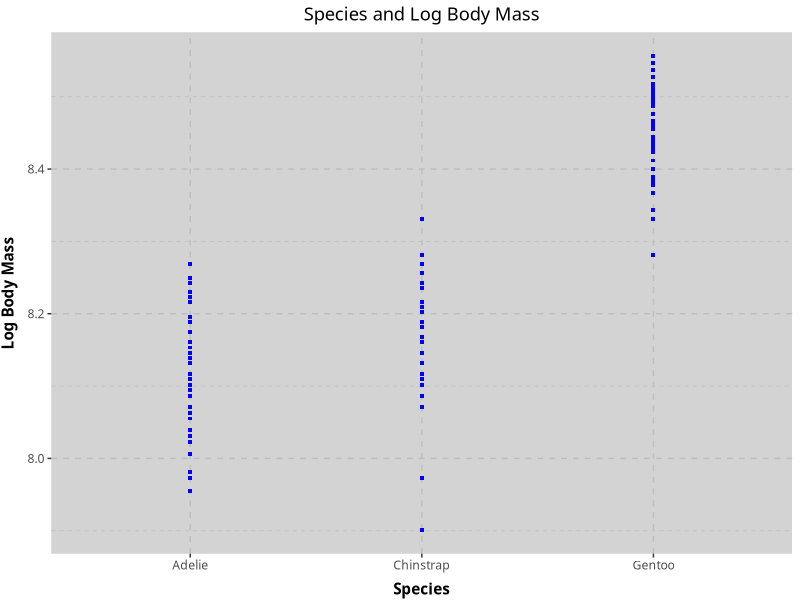
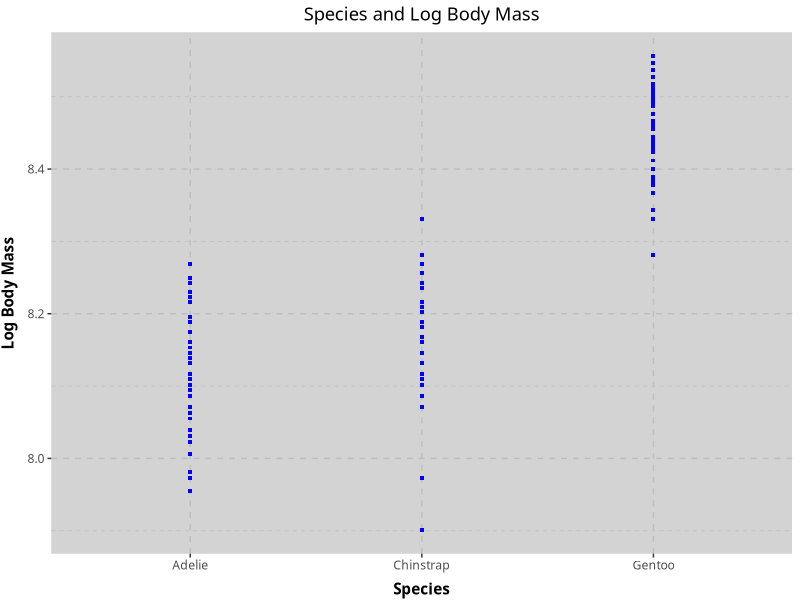

The R script that drew these images, in order:
## ---- chunk 1

knitr::opts_chunk$set(
	message = FALSE,
	root.dir = "~/Users/SandyCruz/Desktop/Repositories/Illescas/Week_10",
  fig.path = "Output/",
	warning = FALSE,
	include = TRUE
)
## ---- chunk 2
# ASSIGNMENT:

# 1.Remove all NAs, calculate the mean and variance of body mass by species, island, and sex.

# 2. Filters out (i.e. excludes) male penguins, then calculates the log body mass, then selects only the columns for species, island, sex, and log body mass, then use these data to make any plot. Make sure the plot has clean and clear labels and follows best practices. Save the plot in the correct output folder.

## ---- chunk 3

library(here)
library(tidyverse)
library(ggthemes)
library(palmerpenguins)
library(viridis)

## ---- chunk 4

#using penguin dataset from "tidyverse"

view(penguins)

## ---- chunk 5

mean_penguin <- penguins %>%   #this allows us to assign mean_data to this filtered penguin data
  group_by(species, 
           island, 
           sex) %>%  # this allows us to group by species, island, and sex
  drop_na (species, 
           island, 
           sex) %>%  # this allows us to remove all NA in all categories
  summarise(mean_body_mass = mean(body_mass_g, 
                                  na.rm = TRUE),  # this allows us to calculate the mean body mass
            variance_body_mass = var(body_mass_g, 
                                  na.rm = TRUE)) # this allows us to calculate the variance body mass

view (mean_penguin) # this allows us to view our new dataset

## ---- chunk 6

penguins %>%
  filter(sex == "female") %>%  # this allows us to filter only females
  mutate(log_body_mass = log(body_mass_g)) %>%  # this allows us to add a log body mass column
  select (species,  # this allows us to select species, island, sex, and log columns
          island, 
          sex, 
          log_body_mass) %>%
  
  ggplot(aes(x = species, y = log_body_mass, group = species, color = species)) + # this allows us to make a graph and assin axis
  
  geom_point(shape = 15, size = 1, color = "blue") + # this designates the type of graph to be made and also allows us to customize point shape, size, and color
  
  theme(text = element_text(family = "Chalkboard")) + #this allows us to change the font on our graph
  labs(title = "Species and Log Body Mass", x = "Species", y = "Log Body Mass", color = "Species") + # this allows us to name our axis and title

  theme(panel.grid.major = element_line(color = "gray",   # this allows us to create major grid lines at every y-break
                                        linetype = "dashed"), 
        panel.grid.minor = element_line(color = "gray", 
                                        linetype = "dashed"), # this allows us to add minor grid lines between y-breaks so graph is easier to read
        
        axis.title.x = element_text(vjust = -0.5), # this allows us to adjust the x-axis so it doesn't go into graph
        
        axis.title.y = element_text(vjust = 2.5), # this allows us to adjust the y-axis so it doesn't go into graph
        axis.title = element_text(face = "bold"), #this bolds axis titles
        plot.title = element_text(hjust = 0.5), #adjusts plot title to the right
        panel.background = element_rect(fill = "lightgray")) #beige background color
  
  ggsave(here("Week_04", "Output", "Week_04a_HW.png"))

